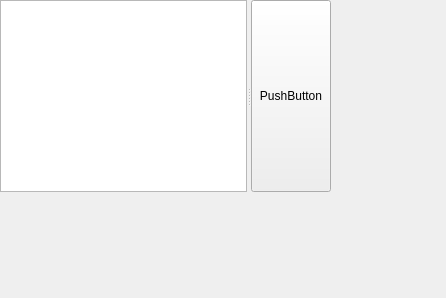
<?xml version="1.0" encoding="UTF-8"?>
<ui version="4.0">
 <class>Form</class>
 <widget class="QWidget" name="Form">
  <property name="geometry">
   <rect>
    <x>0</x>
    <y>0</y>
    <width>446</width>
    <height>298</height>
   </rect>
  </property>
  <property name="windowTitle">
   <string>Form</string>
  </property>
  <widget class="QSplitter" name="splitter">
   <property name="geometry">
    <rect>
     <x>0</x>
     <y>0</y>
     <width>331</width>
     <height>192</height>
    </rect>
   </property>
   <property name="orientation">
    <enum>Qt::Horizontal</enum>
   </property>
   <widget class="QListView" name="listView"/>
   <widget class="QPushButton" name="pushButton">
    <property name="text">
     <string>PushButton</string>
    </property>
   </widget>
  </widget>
 </widget>
 <resources/>
 <connections/>
</ui>
